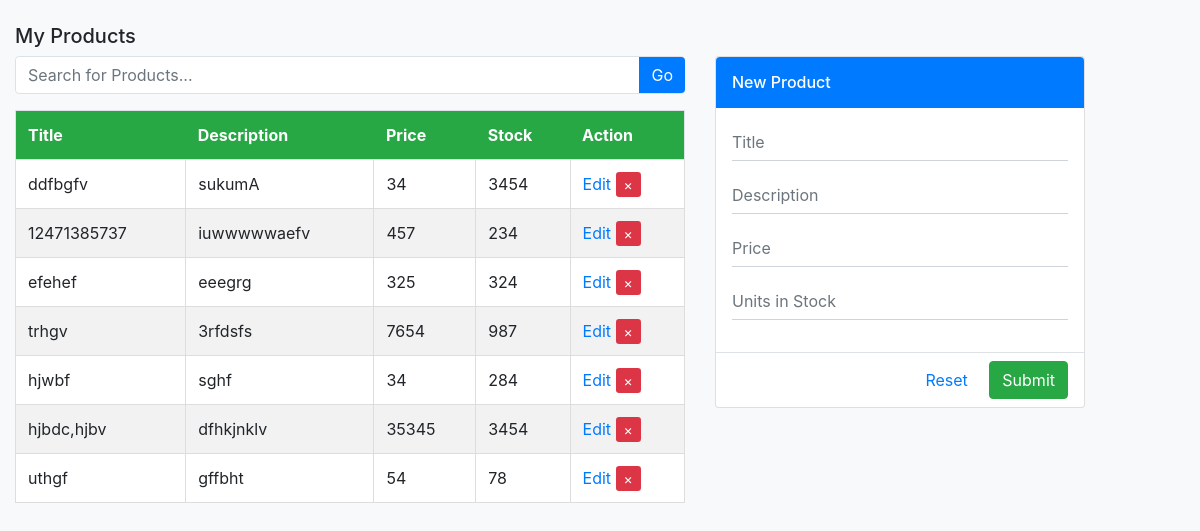
The page / on the database its author committed.
### tables this page shows
CREATE TABLE `products` (
  `id` int(11) NOT NULL,
  `title` text NOT NULL,
  `description` text NOT NULL,
  `price` int(11) NOT NULL,
  `stock` text NOT NULL
);

### index.php (the view, shortened to what this page needs)
<?php
	$conn = new_connection();
	if(isset($_GET['keyword'])){
		$keyword = mysqli_real_escape_string($conn,$_GET['keyword']);
		$sql = "SELECT `id`,`title`,`description`,`price`,`stock` FROM `products` WHERE `title` LIKE ?";
		$stmt = $conn->prepare($sql);
		$stmt->bind_param("s",$keyword);
	}else{
		$sql = "SELECT `id`,`description`,`title`,`price`,`stock` FROM `products`";
		$stmt = $conn->prepare($sql);
	}
	$stmt->execute();
	$stmt->bind_result($id,$title,$description,$price,$stock);
	$products=[];
	while($stmt->fetch()){
		$product = [
			"id"=>$id,
			"title"=>$title,
			"description"=>$description,
			"price"=>$price,
			"stock"=>$stock
		];
		array_push($products,$product);
	}
 ?>
 <!DOCTYPE html>
 <head>
	<link rel="stylesheet" href="bootstrap.min.css" type="text/css"/>
</head>
<body class = "bg-light">
	<div class = "container-fluid py-4">
		<h5>My Products</h5>
		<div class = "row">
			<div class = "col-md-7">
				<div class = "mb-3">
					<form action = "" method = "get">
						<div class = "input-group rounded border">
							<input type = "search" class = "form-control search rounded-left border-0" name = "keyword" placeholder = "Search for Products..." <?php if(isset($_GET['keyword'])){ ?>value = "<?php echo $_GET['keyword']; ?>"<?php } ?> required>
							<div class = "input-group-prepend">
								<button class = "btn btn-primary border-0 rounded-right">Go</button>
							</div>
						</div>
					</form>
				</div>
				<table class = "table border table-striped bg-white">
					<tr class = "bg-success text-white">
						<th>Title</th>
						<th>Description</th>
						<th>Price</th>
						<th>Stock</th>
						<th>Action</th>
					</tr>
				<?php if(count($products)==0){ ?>
					<tr>
						<td colspan = "4">No products found</td>
					</tr>
				<?php }else{
					foreach($products as $product){ ?>
						<tr>
							<td><?php echo $product["title"]; ?></td>
							<td><?php echo $product["description"]; ?></td>
							<td><?php echo $product["price"]; ?></td>
							<td><?php echo $product["stock"]; ?></td>
							<td>
								<a href = "product.php?id=<?php echo $product['id']; ?>" class = "d-inline-block">Edit</a>
								<a href = "delete.php?id=<?php echo $product['id']; ?>" class = "ml-2btn btn-sm btn-danger">&times;</a>
							</td>
						</tr>
					<?php } } ?>
				</table>
			</div>
			<div class = "col-md-4">
				<div class = "card">
					<form action = "insert.php" method = "post">
						<div class = "p-3 bg-primary rounded-top text-white">
							<h6 class = "my-0">New Product</h6>
						</div>
						<div class = "p-3">
							<div class = "form-group mb-3">
								<input type = "text" class = "form-control rounded-0 border-top-0 border-left-0 border-right-0" name = "title" placeholder = "Title" required>
							</div>
							<div class = "form-group mb-3">
								<input type = "text" class = "form-control rounded-0 border-top-0 border-left-0 border-right-0" name = "description" placeholder = "Description" required>
							</div>
							<div class = "form-group mb-3">
								<input type = "number" class = "form-control rounded-0 border-top-0 border-left-0 border-right-0" placeholder = "Price" name = "price" min = "0" required>
							</div>
							<div class = "form-group">
								<input type = "number" class = "form-control rounded-0 border-top-0 border-left-0 border-right-0" placeholder = "Units in Stock" name = "stock" min = "0" required>
							</div>
						</div>
						<div class = "px-3 py-2 border-top text-right">
							<button type = "reset" class = "btn btn-link p-0">Reset</button>
							<button type = "submit" class = "btn btn-success ml-3">Submit</button>
						</div>
					</form>
				</div>
			</div>
		</div>
	</div>
</body>
</html>

### index.php (style rules this page uses)
.card .form-control { padding-left:0px; }
td { border:1px solid #ddd }

### rows shown on the page
products: description "ddfbgfv", title "sukumA", price "34", stock "3454"
products: description "12471385737", title "iuwwwwwaefv", price "457", stock "234"
products: description "efehef", title "eeegrg", price "325", stock "324"
products: description "trhgv", title "3rfdsfs", price "7654", stock "987"
products: description "hjwbf", title "sghf", price "34", stock "284"
products: description "hjbdc,hjbv", title "dfhkjnklv", price "35345", stock "3454"
products: description "uthgf", title "gffbht", price "54", stock "78"
